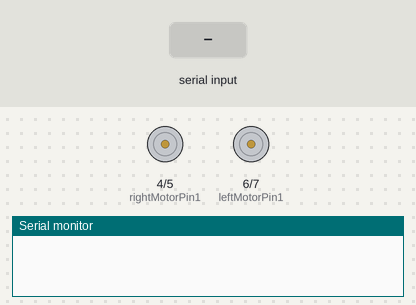
The sketch below on a simulated ESP32-S3. Parts: motor-driver pin pairs drawn as motors (green arrow = first pin HIGH = forward, orange = second pin HIGH = backward, longer = more drive, scaled by the enable pin), the last lines printed to the serial monitor. Inputs (shaded band) come from the test bench.

Above: at 1.2 s.
1.3 s: "MOVE FORWARD\n" received over Serial
At 2.0 s:
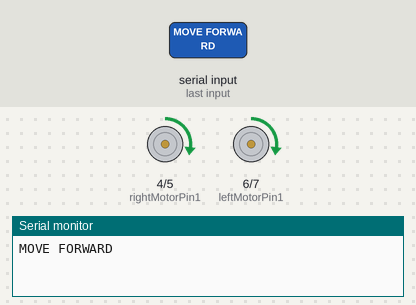
2.8 s: "STOP\n" received over Serial
At 3.1 s:
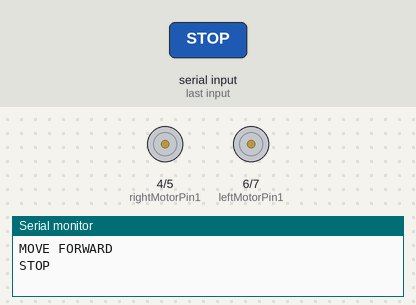
4.3 s: "SLOW DOWN\n" received over Serial
At 5.4 s:
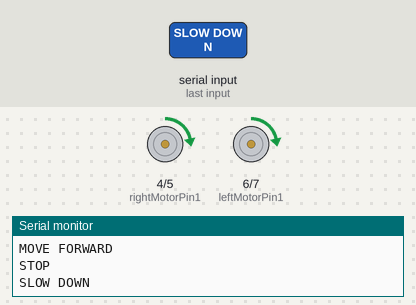
Timing chart, 0 to 7.3 s (numbered marks = the images above; inputs shaded):
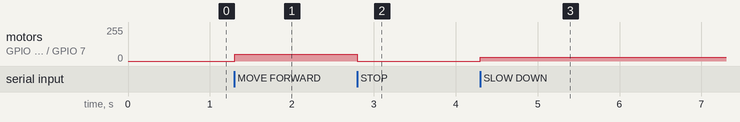

Measured:
- after the input at 1.3 s, motor on GPIO 4 (rightMotorPin1) / GPIO 5 (rightMotorPin2), motor on GPIO 6 (leftMotorPin1) / GPIO 7 (leftMotorPin2): stopped → forward 50/255 at once
- after the input at 2.8 s, motor on GPIO 4 (rightMotorPin1) / GPIO 5 (rightMotorPin2), motor on GPIO 6 (leftMotorPin1) / GPIO 7 (leftMotorPin2): forward 50/255 → stopped at once
- after the input at 4.3 s, motor on GPIO 4 (rightMotorPin1) / GPIO 5 (rightMotorPin2), motor on GPIO 6 (leftMotorPin1) / GPIO 7 (leftMotorPin2): stopped → forward 30/255 at once

The sketch:

Uno_send.ino
```cpp
int enableRightMotor = 3;
int rightMotorPin1 = 4;
int rightMotorPin2 = 5;
int enableLeftMotor = 2;
int leftMotorPin1 = 6;
int leftMotorPin2 = 7;

#define MAX_SPEED 50 // Max speed (0-255)
#define SLOW_SPEED 30 // Speed for slow down

void setup() {
    Serial.begin(9600); // Serial Monitor for Arduino

    // Set motor pins as outputs
    pinMode(enableRightMotor, OUTPUT);
    pinMode(rightMotorPin1, OUTPUT);
    pinMode(rightMotorPin2, OUTPUT);
    pinMode(enableLeftMotor, OUTPUT);
    pinMode(leftMotorPin1, OUTPUT);
    pinMode(leftMotorPin2, OUTPUT);
}

void loop() {
    // Read from ESP32 via Serial2
    if (Serial.available()) { // Check Serial for incoming signals
        String signal = Serial.readStringUntil('\n'); // Read incoming signal
        Serial.println(signal); // Print to Serial Monitor

        // Control motors based on received signals
        if (signal.equals("MOVE FORWARD")) {
            moveForward(MAX_SPEED); // Move forward at max speed
        } else if (signal.equals("SLOW DOWN")) {
            slowDown(); // Reduce speed
        } else if (signal.equals("STOP")) {
            stopMotors(); // Stop the motors
        }
    }
}

void moveForward(int speed) {
    analogWrite(enableRightMotor, speed); // Set speed for the right motor
    digitalWrite(rightMotorPin1, HIGH); // Set the right motor direction
    digitalWrite(rightMotorPin2, LOW);

    analogWrite(enableLeftMotor, speed); // Set speed for the left motor
    digitalWrite(leftMotorPin1, HIGH); // Set the left motor direction
    digitalWrite(leftMotorPin2, LOW);
}

void slowDown() {
    moveForward(SLOW_SPEED); // Move forward at the slow speed
}

void stopMotors() {
    digitalWrite(rightMotorPin1, LOW);
    digitalWrite(rightMotorPin2, LOW);
    digitalWrite(leftMotorPin1, LOW);
    digitalWrite(leftMotorPin2, LOW);
}
```
